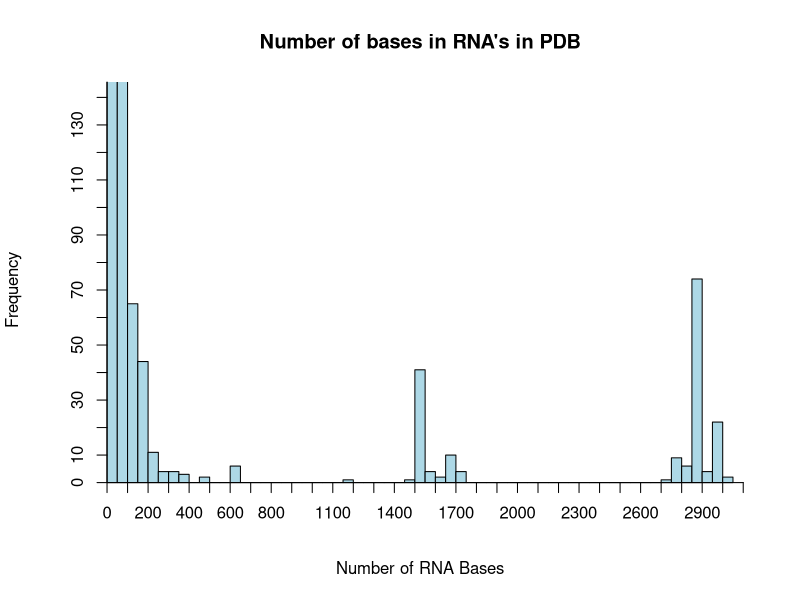

The R script that drew this image:
# If you want to run this from the command line as a script
# Do
# R CMD BATCH filename.R >& filename.log &

# We are including some statistics of RNA Structures
# emphasizing the preponderance of ribosomal
# structure information.

#Read data
numbases <- read.table("yearlydata.dat")

#Get number of rows
m <- dim(numbases)[1]
n <- m/10

#Use only data greater than or equal to year 2000
x <- numbases[,2][numbases[,4] >= 2000]

ribobases <- sum(numbases[,2][numbases[,2] >= 1000])
totbases <- sum(numbases[,2])
per_ribo <- (ribobases/totbases)*100


#Send Histogram output to postscript image
postscript("Histogram.ps")

a <- hist(x,breaks=n,col="light blue",border="black",
     xlim=range(0:3050),ylim=range(0:140),xlab="Number of RNA Bases",
     axes=FALSE, main="Number of bases in RNA's in PDB")
axis(1, xaxp=c(0,3100,31), pos=0.0)
axis(2, yaxp=c(0,270,27), pos=0.0)
#box(pos=1.0)
#dev.off() 


#xl <- 0 ; xu <- 3100;
#rnahist <- hist(x, breaks=seq(xl,xu,by=1), plot=FALSE)
#barplot(rnahist$counts, axes=FALSE, ylim=c(0,140), space=0.001, col="skyblue3")
#axis(1, cex.axis=1.0)
#axis(2, cex.axis=1.0)
#box()
